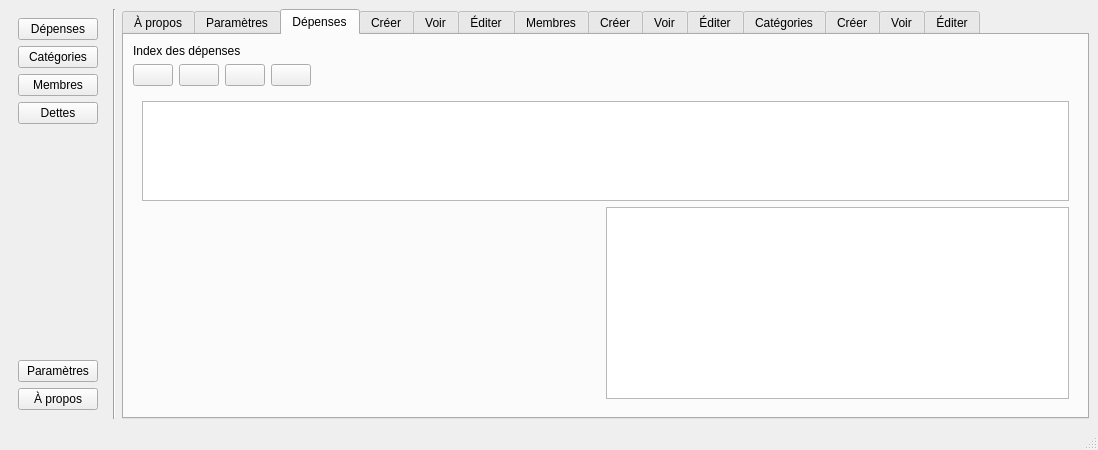
<?xml version="1.0" encoding="UTF-8"?>
<ui version="4.0">
 <class>MainWindow</class>
 <widget class="QMainWindow" name="MainWindow">
  <property name="geometry">
   <rect>
    <x>0</x>
    <y>0</y>
    <width>1098</width>
    <height>450</height>
   </rect>
  </property>
  <property name="windowTitle">
   <string>MainWindow</string>
  </property>
  <widget class="QWidget" name="centralwidget">
   <layout class="QHBoxLayout" name="horizontalLayout">
    <item>
     <widget class="QWidget" name="voletNavigation" native="true">
      <layout class="QVBoxLayout" name="verticalLayout_2">
       <item>
        <widget class="QPushButton" name="boutonDepenses">
         <property name="text">
          <string>Dépenses</string>
         </property>
         <property name="checkable">
          <bool>true</bool>
         </property>
         <property name="autoExclusive">
          <bool>true</bool>
         </property>
        </widget>
       </item>
       <item>
        <widget class="QPushButton" name="boutonCategories">
         <property name="text">
          <string>Catégories</string>
         </property>
         <property name="checkable">
          <bool>true</bool>
         </property>
         <property name="autoExclusive">
          <bool>true</bool>
         </property>
        </widget>
       </item>
       <item>
        <widget class="QPushButton" name="boutonMembres">
         <property name="text">
          <string>Membres</string>
         </property>
         <property name="checkable">
          <bool>true</bool>
         </property>
         <property name="autoExclusive">
          <bool>true</bool>
         </property>
        </widget>
       </item>
       <item>
        <widget class="QPushButton" name="pushButton_2">
         <property name="text">
          <string>Dettes</string>
         </property>
        </widget>
       </item>
       <item>
        <spacer name="verticalSpacer">
         <property name="orientation">
          <enum>Qt::Vertical</enum>
         </property>
         <property name="sizeHint" stdset="0">
          <size>
           <width>20</width>
           <height>40</height>
          </size>
         </property>
        </spacer>
       </item>
       <item>
        <widget class="QPushButton" name="boutonParametres">
         <property name="text">
          <string>Paramètres</string>
         </property>
        </widget>
       </item>
       <item>
        <widget class="QPushButton" name="boutonAPropos">
         <property name="text">
          <string>À propos</string>
         </property>
        </widget>
       </item>
      </layout>
     </widget>
    </item>
    <item>
     <widget class="Line" name="line">
      <property name="orientation">
       <enum>Qt::Vertical</enum>
      </property>
     </widget>
    </item>
    <item>
     <widget class="QTabWidget" name="onglets">
      <property name="tabPosition">
       <enum>QTabWidget::North</enum>
      </property>
      <property name="currentIndex">
       <number>2</number>
      </property>
      <widget class="QWidget" name="ongletAPropos">
       <attribute name="title">
        <string>À propos</string>
       </attribute>
       <layout class="QVBoxLayout" name="verticalLayout_7">
        <item>
         <widget class="QLabel" name="label_17">
          <property name="text">
           <string>Logo</string>
          </property>
          <property name="alignment">
           <set>Qt::AlignCenter</set>
          </property>
         </widget>
        </item>
        <item>
         <widget class="QLabel" name="label_16">
          <property name="text">
           <string>Gestionnaire des dépenses</string>
          </property>
          <property name="alignment">
           <set>Qt::AlignCenter</set>
          </property>
         </widget>
        </item>
        <item>
         <layout class="QFormLayout" name="formLayout_4">
          <item row="0" column="0">
           <widget class="QLabel" name="label_18">
            <property name="text">
             <string>Version:</string>
            </property>
           </widget>
          </item>
          <item row="0" column="1">
           <widget class="QLabel" name="label_19">
            <property name="text">
             <string>1.0</string>
            </property>
           </widget>
          </item>
          <item row="1" column="0">
           <widget class="QLabel" name="label_20">
            <property name="text">
             <string>Développé par:</string>
            </property>
           </widget>
          </item>
          <item row="1" column="1">
           <widget class="QLabel" name="label_21">
            <property name="text">
             <string>Cégep Drummondville</string>
            </property>
           </widget>
          </item>
          <item row="2" column="0">
           <widget class="QLabel" name="label_22">
            <property name="text">
             <string>Documentation</string>
            </property>
           </widget>
          </item>
          <item row="2" column="1">
           <widget class="QLabel" name="label_23">
            <property name="text">
             <string>www.lien.com</string>
            </property>
           </widget>
          </item>
         </layout>
        </item>
       </layout>
      </widget>
      <widget class="QWidget" name="ongletParametres">
       <attribute name="title">
        <string>Paramètres</string>
       </attribute>
       <layout class="QVBoxLayout" name="verticalLayout_16"/>
      </widget>
      <widget class="QWidget" name="ongletDepenses">
       <attribute name="title">
        <string>Dépenses</string>
       </attribute>
       <layout class="QVBoxLayout" name="verticalLayout_4">
        <item>
         <widget class="QLabel" name="label_36">
          <property name="text">
           <string>Index des dépenses</string>
          </property>
         </widget>
        </item>
        <item>
         <layout class="QHBoxLayout" name="horizontalLayout_2">
          <property name="sizeConstraint">
           <enum>QLayout::SetMinimumSize</enum>
          </property>
          <item>
           <widget class="QPushButton" name="boutonAjouterDepense">
            <property name="icon">
             <iconset>
              <normaloff>../images/list-add.svg</normaloff>../images/list-add.svg</iconset>
            </property>
           </widget>
          </item>
          <item>
           <widget class="QPushButton" name="boutonEditerDepense">
            <property name="text">
             <string/>
            </property>
            <property name="icon">
             <iconset>
              <normaloff>../images/document-edit.svg</normaloff>../images/document-edit.svg</iconset>
            </property>
           </widget>
          </item>
          <item>
           <widget class="QPushButton" name="boutonVoirDepense">
            <property name="text">
             <string/>
            </property>
            <property name="icon">
             <iconset>
              <normaloff>../images/visibility.svg</normaloff>../images/visibility.svg</iconset>
            </property>
           </widget>
          </item>
          <item>
           <widget class="QPushButton" name="boutonRetirerDepense">
            <property name="icon">
             <iconset>
              <normaloff>../images/list-remove.svg</normaloff>../images/list-remove.svg</iconset>
            </property>
           </widget>
          </item>
          <item>
           <spacer name="horizontalSpacer">
            <property name="orientation">
             <enum>Qt::Horizontal</enum>
            </property>
            <property name="sizeHint" stdset="0">
             <size>
              <width>40</width>
              <height>20</height>
             </size>
            </property>
           </spacer>
          </item>
         </layout>
        </item>
        <item>
         <widget class="QWidget" name="widget" native="true">
          <property name="sizePolicy">
           <sizepolicy hsizetype="Expanding" vsizetype="Expanding">
            <horstretch>0</horstretch>
            <verstretch>0</verstretch>
           </sizepolicy>
          </property>
          <layout class="QVBoxLayout" name="verticalLayout_3">
           <item>
            <widget class="QTableView" name="tableau"/>
           </item>
           <item>
            <layout class="QHBoxLayout" name="horizontalLayout_3">
             <item>
              <spacer name="horizontalSpacer_2">
               <property name="orientation">
                <enum>Qt::Horizontal</enum>
               </property>
               <property name="sizeHint" stdset="0">
                <size>
                 <width>40</width>
                 <height>20</height>
                </size>
               </property>
              </spacer>
             </item>
             <item>
              <widget class="QListWidget" name="listWidget">
               <property name="sizePolicy">
                <sizepolicy hsizetype="Expanding" vsizetype="Minimum">
                 <horstretch>0</horstretch>
                 <verstretch>0</verstretch>
                </sizepolicy>
               </property>
              </widget>
             </item>
            </layout>
           </item>
          </layout>
         </widget>
        </item>
       </layout>
      </widget>
      <widget class="QWidget" name="ajouterDepense">
       <attribute name="title">
        <string>Créer</string>
       </attribute>
       <layout class="QVBoxLayout" name="verticalLayout">
        <item>
         <widget class="QLabel" name="label_26">
          <property name="text">
           <string>Création d'une dépense</string>
          </property>
         </widget>
        </item>
        <item>
         <layout class="QFormLayout" name="formLayout">
          <item row="0" column="0">
           <widget class="QLabel" name="label">
            <property name="text">
             <string>Nom:</string>
            </property>
            <property name="alignment">
             <set>Qt::AlignRight|Qt::AlignTrailing|Qt::AlignVCenter</set>
            </property>
           </widget>
          </item>
          <item row="0" column="1">
           <widget class="QLineEdit" name="lineEdit"/>
          </item>
          <item row="1" column="0">
           <widget class="QLabel" name="label_2">
            <property name="text">
             <string>Catégorie:</string>
            </property>
            <property name="alignment">
             <set>Qt::AlignRight|Qt::AlignTrailing|Qt::AlignVCenter</set>
            </property>
           </widget>
          </item>
          <item row="1" column="1">
           <widget class="QComboBox" name="comboBox"/>
          </item>
          <item row="2" column="0">
           <widget class="QLabel" name="label_3">
            <property name="text">
             <string>Description:</string>
            </property>
            <property name="alignment">
             <set>Qt::AlignRight|Qt::AlignTrailing|Qt::AlignVCenter</set>
            </property>
           </widget>
          </item>
          <item row="2" column="1">
           <widget class="QTextEdit" name="textEdit"/>
          </item>
          <item row="3" column="0">
           <widget class="QLabel" name="label_4">
            <property name="text">
             <string>Montant:</string>
            </property>
            <property name="alignment">
             <set>Qt::AlignRight|Qt::AlignTrailing|Qt::AlignVCenter</set>
            </property>
           </widget>
          </item>
          <item row="3" column="1">
           <widget class="QDoubleSpinBox" name="doubleSpinBox">
            <property name="sizePolicy">
             <sizepolicy hsizetype="Minimum" vsizetype="Fixed">
              <horstretch>0</horstretch>
              <verstretch>0</verstretch>
             </sizepolicy>
            </property>
            <property name="maximumSize">
             <size>
              <width>100</width>
              <height>16777215</height>
             </size>
            </property>
            <property name="focusPolicy">
             <enum>Qt::NoFocus</enum>
            </property>
            <property name="alignment">
             <set>Qt::AlignRight|Qt::AlignTrailing|Qt::AlignVCenter</set>
            </property>
            <property name="readOnly">
             <bool>true</bool>
            </property>
            <property name="buttonSymbols">
             <enum>QAbstractSpinBox::NoButtons</enum>
            </property>
           </widget>
          </item>
         </layout>
        </item>
        <item>
         <widget class="QLabel" name="label_14">
          <property name="text">
           <string>Distribution:</string>
          </property>
         </widget>
        </item>
        <item>
         <widget class="QTableView" name="tableView_2"/>
        </item>
        <item>
         <widget class="QDialogButtonBox" name="buttonBox">
          <property name="standardButtons">
           <set>QDialogButtonBox::Cancel|QDialogButtonBox::Ok</set>
          </property>
         </widget>
        </item>
       </layout>
      </widget>
      <widget class="QWidget" name="voirDepense">
       <attribute name="title">
        <string>Voir</string>
       </attribute>
       <layout class="QVBoxLayout" name="verticalLayout_5">
        <item>
         <widget class="QLabel" name="label_25">
          <property name="text">
           <string>Visualisation d'une dépense</string>
          </property>
         </widget>
        </item>
        <item>
         <layout class="QFormLayout" name="formLayout_2">
          <item row="0" column="0">
           <widget class="QLabel" name="label_5">
            <property name="text">
             <string>Nom:</string>
            </property>
           </widget>
          </item>
          <item row="0" column="1">
           <widget class="QLineEdit" name="lineEdit_2">
            <property name="readOnly">
             <bool>true</bool>
            </property>
           </widget>
          </item>
          <item row="1" column="0">
           <widget class="QLabel" name="label_6">
            <property name="text">
             <string>Catégorie:</string>
            </property>
           </widget>
          </item>
          <item row="1" column="1">
           <widget class="QLineEdit" name="lineEdit_3">
            <property name="readOnly">
             <bool>true</bool>
            </property>
           </widget>
          </item>
          <item row="2" column="0">
           <widget class="QLabel" name="label_7">
            <property name="text">
             <string>Description:</string>
            </property>
           </widget>
          </item>
          <item row="2" column="1">
           <widget class="QTextEdit" name="textEdit_2">
            <property name="readOnly">
             <bool>true</bool>
            </property>
           </widget>
          </item>
          <item row="3" column="0">
           <widget class="QLabel" name="label_8">
            <property name="text">
             <string>Montant:</string>
            </property>
           </widget>
          </item>
          <item row="3" column="1">
           <widget class="QDoubleSpinBox" name="doubleSpinBox_2">
            <property name="maximumSize">
             <size>
              <width>100</width>
              <height>16777215</height>
             </size>
            </property>
            <property name="focusPolicy">
             <enum>Qt::NoFocus</enum>
            </property>
            <property name="alignment">
             <set>Qt::AlignRight|Qt::AlignTrailing|Qt::AlignVCenter</set>
            </property>
            <property name="readOnly">
             <bool>true</bool>
            </property>
            <property name="buttonSymbols">
             <enum>QAbstractSpinBox::NoButtons</enum>
            </property>
           </widget>
          </item>
         </layout>
        </item>
        <item>
         <widget class="QLabel" name="label_9">
          <property name="text">
           <string>Distribution:</string>
          </property>
         </widget>
        </item>
        <item>
         <widget class="QTableView" name="tableView"/>
        </item>
        <item>
         <widget class="QDialogButtonBox" name="buttonBox_2">
          <property name="standardButtons">
           <set>QDialogButtonBox::Close</set>
          </property>
         </widget>
        </item>
       </layout>
      </widget>
      <widget class="QWidget" name="editerDepense">
       <attribute name="title">
        <string>Éditer</string>
       </attribute>
       <layout class="QVBoxLayout" name="verticalLayout_6">
        <item>
         <widget class="QLabel" name="label_24">
          <property name="text">
           <string>Édition d'une dépense</string>
          </property>
         </widget>
        </item>
        <item>
         <layout class="QFormLayout" name="formLayout_3">
          <item row="0" column="0">
           <widget class="QLabel" name="label_10">
            <property name="text">
             <string>Nom:</string>
            </property>
           </widget>
          </item>
          <item row="1" column="0">
           <widget class="QLabel" name="label_11">
            <property name="text">
             <string>Catégorie:</string>
            </property>
           </widget>
          </item>
          <item row="2" column="0">
           <widget class="QLabel" name="label_12">
            <property name="text">
             <string>Description:</string>
            </property>
           </widget>
          </item>
          <item row="0" column="1">
           <widget class="QLineEdit" name="lineEdit_5"/>
          </item>
          <item row="2" column="1">
           <widget class="QTextEdit" name="textEdit_3"/>
          </item>
          <item row="3" column="0">
           <widget class="QLabel" name="label_13">
            <property name="text">
             <string>Montant:</string>
            </property>
           </widget>
          </item>
          <item row="3" column="1">
           <widget class="QDoubleSpinBox" name="doubleSpinBox_3">
            <property name="maximumSize">
             <size>
              <width>100</width>
              <height>16777215</height>
             </size>
            </property>
            <property name="alignment">
             <set>Qt::AlignRight|Qt::AlignTrailing|Qt::AlignVCenter</set>
            </property>
            <property name="readOnly">
             <bool>true</bool>
            </property>
            <property name="buttonSymbols">
             <enum>QAbstractSpinBox::NoButtons</enum>
            </property>
           </widget>
          </item>
          <item row="1" column="1">
           <widget class="QComboBox" name="comboBox_2"/>
          </item>
         </layout>
        </item>
        <item>
         <widget class="QLabel" name="label_15">
          <property name="text">
           <string>Distribution:</string>
          </property>
         </widget>
        </item>
        <item>
         <widget class="QTableView" name="tableView_3"/>
        </item>
        <item>
         <widget class="QDialogButtonBox" name="buttonBox_3">
          <property name="standardButtons">
           <set>QDialogButtonBox::Cancel|QDialogButtonBox::Ok</set>
          </property>
         </widget>
        </item>
       </layout>
      </widget>
      <widget class="QWidget" name="ongletMembres">
       <attribute name="title">
        <string>Membres</string>
       </attribute>
       <layout class="QVBoxLayout" name="verticalLayout_14">
        <item>
         <widget class="QLabel" name="label_37">
          <property name="text">
           <string>Index des membres</string>
          </property>
         </widget>
        </item>
        <item>
         <layout class="QHBoxLayout" name="horizontalLayout_4">
          <item>
           <widget class="QPushButton" name="boutonAjouterMembre">
            <property name="text">
             <string/>
            </property>
            <property name="icon">
             <iconset>
              <normaloff>../images/list-add.svg</normaloff>../images/list-add.svg</iconset>
            </property>
           </widget>
          </item>
          <item>
           <widget class="QPushButton" name="boutonEditerMembre">
            <property name="text">
             <string/>
            </property>
            <property name="icon">
             <iconset>
              <normaloff>../images/document-edit.svg</normaloff>../images/document-edit.svg</iconset>
            </property>
           </widget>
          </item>
          <item>
           <widget class="QPushButton" name="boutonVoirMembre">
            <property name="text">
             <string/>
            </property>
            <property name="icon">
             <iconset>
              <normaloff>../images/visibility.svg</normaloff>../images/visibility.svg</iconset>
            </property>
           </widget>
          </item>
          <item>
           <widget class="QPushButton" name="boutonRetirerMembre">
            <property name="text">
             <string/>
            </property>
            <property name="icon">
             <iconset>
              <normaloff>../images/list-remove.svg</normaloff>../images/list-remove.svg</iconset>
            </property>
           </widget>
          </item>
          <item>
           <spacer name="horizontalSpacer_3">
            <property name="orientation">
             <enum>Qt::Horizontal</enum>
            </property>
            <property name="sizeHint" stdset="0">
             <size>
              <width>40</width>
              <height>20</height>
             </size>
            </property>
           </spacer>
          </item>
         </layout>
        </item>
        <item>
         <widget class="QListView" name="listView"/>
        </item>
       </layout>
      </widget>
      <widget class="QWidget" name="ajouterMembre">
       <attribute name="title">
        <string>Créer</string>
       </attribute>
       <layout class="QVBoxLayout" name="verticalLayout_8">
        <item>
         <widget class="QLabel" name="label_38">
          <property name="text">
           <string>Création d'un membre</string>
          </property>
         </widget>
        </item>
        <item>
         <spacer name="verticalSpacer_3">
          <property name="orientation">
           <enum>Qt::Vertical</enum>
          </property>
          <property name="sizeHint" stdset="0">
           <size>
            <width>20</width>
            <height>40</height>
           </size>
          </property>
         </spacer>
        </item>
        <item>
         <layout class="QFormLayout" name="formLayout_5">
          <item row="0" column="0">
           <widget class="QLabel" name="label_27">
            <property name="text">
             <string>Nom:</string>
            </property>
           </widget>
          </item>
          <item row="0" column="1">
           <widget class="QLineEdit" name="lineEdit_4"/>
          </item>
         </layout>
        </item>
        <item>
         <spacer name="verticalSpacer_2">
          <property name="orientation">
           <enum>Qt::Vertical</enum>
          </property>
          <property name="sizeHint" stdset="0">
           <size>
            <width>20</width>
            <height>40</height>
           </size>
          </property>
         </spacer>
        </item>
        <item>
         <widget class="QDialogButtonBox" name="buttonBox_4">
          <property name="standardButtons">
           <set>QDialogButtonBox::Cancel|QDialogButtonBox::Ok</set>
          </property>
         </widget>
        </item>
       </layout>
      </widget>
      <widget class="QWidget" name="voirMembre">
       <attribute name="title">
        <string>Voir</string>
       </attribute>
       <layout class="QVBoxLayout" name="verticalLayout_17">
        <item>
         <widget class="QLabel" name="label_45">
          <property name="text">
           <string>Visualisation d'un membre</string>
          </property>
         </widget>
        </item>
        <item>
         <layout class="QFormLayout" name="formLayout_11">
          <item row="0" column="0">
           <widget class="QLabel" name="label_46">
            <property name="text">
             <string>Nom:</string>
            </property>
           </widget>
          </item>
          <item row="0" column="1">
           <widget class="QLineEdit" name="lineEdit_11"/>
          </item>
         </layout>
        </item>
        <item>
         <widget class="QLabel" name="label_53">
          <property name="text">
           <string>Dépenses:</string>
          </property>
         </widget>
        </item>
        <item>
         <widget class="QTableView" name="tableView_5"/>
        </item>
        <item>
         <widget class="QDialogButtonBox" name="buttonBox_10">
          <property name="standardButtons">
           <set>QDialogButtonBox::Close</set>
          </property>
         </widget>
        </item>
       </layout>
      </widget>
      <widget class="QWidget" name="editerMembre">
       <attribute name="title">
        <string>Éditer</string>
       </attribute>
       <layout class="QVBoxLayout" name="verticalLayout_10">
        <item>
         <widget class="QLabel" name="label_40">
          <property name="text">
           <string>Édition d'un membre</string>
          </property>
         </widget>
        </item>
        <item>
         <spacer name="verticalSpacer_6">
          <property name="orientation">
           <enum>Qt::Vertical</enum>
          </property>
          <property name="sizeHint" stdset="0">
           <size>
            <width>20</width>
            <height>40</height>
           </size>
          </property>
         </spacer>
        </item>
        <item>
         <layout class="QFormLayout" name="formLayout_7">
          <item row="0" column="0">
           <widget class="QLabel" name="label_29">
            <property name="text">
             <string>Nom:</string>
            </property>
           </widget>
          </item>
          <item row="0" column="1">
           <widget class="QLineEdit" name="lineEdit_7"/>
          </item>
         </layout>
        </item>
        <item>
         <spacer name="verticalSpacer_7">
          <property name="orientation">
           <enum>Qt::Vertical</enum>
          </property>
          <property name="sizeHint" stdset="0">
           <size>
            <width>20</width>
            <height>40</height>
           </size>
          </property>
         </spacer>
        </item>
        <item>
         <widget class="QDialogButtonBox" name="buttonBox_6">
          <property name="standardButtons">
           <set>QDialogButtonBox::Cancel|QDialogButtonBox::Ok</set>
          </property>
         </widget>
        </item>
       </layout>
      </widget>
      <widget class="QWidget" name="ongletCategories">
       <attribute name="title">
        <string>Catégories</string>
       </attribute>
       <layout class="QVBoxLayout" name="verticalLayout_15">
        <item>
         <widget class="QLabel" name="label_41">
          <property name="text">
           <string>Index des catégories</string>
          </property>
         </widget>
        </item>
        <item>
         <layout class="QHBoxLayout" name="horizontalLayout_5">
          <item>
           <widget class="QPushButton" name="boutonAjouterCategorie">
            <property name="text">
             <string/>
            </property>
            <property name="icon">
             <iconset>
              <normaloff>../images/list-add.svg</normaloff>../images/list-add.svg</iconset>
            </property>
           </widget>
          </item>
          <item>
           <widget class="QPushButton" name="boutonEditerCategorie">
            <property name="text">
             <string/>
            </property>
            <property name="icon">
             <iconset>
              <normaloff>../images/document-edit.svg</normaloff>../images/document-edit.svg</iconset>
            </property>
           </widget>
          </item>
          <item>
           <widget class="QPushButton" name="boutonVoirCategorie">
            <property name="text">
             <string/>
            </property>
            <property name="icon">
             <iconset>
              <normaloff>../images/visibility.svg</normaloff>../images/visibility.svg</iconset>
            </property>
           </widget>
          </item>
          <item>
           <widget class="QPushButton" name="boutonRetirerCategorie">
            <property name="text">
             <string/>
            </property>
            <property name="icon">
             <iconset>
              <normaloff>../images/list-remove.svg</normaloff>../images/list-remove.svg</iconset>
            </property>
           </widget>
          </item>
          <item>
           <spacer name="horizontalSpacer_4">
            <property name="orientation">
             <enum>Qt::Horizontal</enum>
            </property>
            <property name="sizeHint" stdset="0">
             <size>
              <width>40</width>
              <height>20</height>
             </size>
            </property>
           </spacer>
          </item>
         </layout>
        </item>
        <item>
         <widget class="QTableView" name="tableView_4"/>
        </item>
       </layout>
      </widget>
      <widget class="QWidget" name="ajouterCategorie">
       <attribute name="title">
        <string>Créer</string>
       </attribute>
       <layout class="QVBoxLayout" name="verticalLayout_11">
        <item>
         <widget class="QLabel" name="label_42">
          <property name="text">
           <string>Création d'une catégorie</string>
          </property>
         </widget>
        </item>
        <item>
         <layout class="QFormLayout" name="formLayout_8">
          <item row="0" column="0">
           <widget class="QLabel" name="label_30">
            <property name="text">
             <string>Nom:</string>
            </property>
           </widget>
          </item>
          <item row="0" column="1">
           <widget class="QLineEdit" name="creerCatChampNom"/>
          </item>
          <item row="1" column="0">
           <widget class="QLabel" name="label_31">
            <property name="text">
             <string>Description:</string>
            </property>
           </widget>
          </item>
          <item row="1" column="1">
           <widget class="QTextEdit" name="creerCatChampDesc"/>
          </item>
         </layout>
        </item>
        <item>
         <widget class="QDialogButtonBox" name="creerCatBoutonsControle">
          <property name="standardButtons">
           <set>QDialogButtonBox::Cancel|QDialogButtonBox::Ok</set>
          </property>
         </widget>
        </item>
       </layout>
      </widget>
      <widget class="QWidget" name="voirCategorie">
       <attribute name="title">
        <string>Voir</string>
       </attribute>
       <layout class="QVBoxLayout" name="verticalLayout_18">
        <item>
         <widget class="QLabel" name="label_47">
          <property name="text">
           <string>Visualisation d'une catégorie</string>
          </property>
         </widget>
        </item>
        <item>
         <layout class="QFormLayout" name="formLayout_12">
          <item row="0" column="0">
           <widget class="QLabel" name="label_48">
            <property name="text">
             <string>Nom:</string>
            </property>
           </widget>
          </item>
          <item row="0" column="1">
           <widget class="QLineEdit" name="lineEdit_12"/>
          </item>
          <item row="1" column="0">
           <widget class="QLabel" name="label_49">
            <property name="text">
             <string>Description:</string>
            </property>
           </widget>
          </item>
          <item row="1" column="1">
           <widget class="QTextEdit" name="textEdit_7"/>
          </item>
         </layout>
        </item>
        <item>
         <widget class="QLabel" name="label_54">
          <property name="text">
           <string>Dépenses:</string>
          </property>
         </widget>
        </item>
        <item>
         <widget class="QTableView" name="tableView_6"/>
        </item>
        <item>
         <widget class="QDialogButtonBox" name="buttonBox_11">
          <property name="standardButtons">
           <set>QDialogButtonBox::Close</set>
          </property>
         </widget>
        </item>
       </layout>
      </widget>
      <widget class="QWidget" name="editerCategorie">
       <attribute name="title">
        <string>Éditer</string>
       </attribute>
       <layout class="QVBoxLayout" name="verticalLayout_19">
        <item>
         <widget class="QLabel" name="label_50">
          <property name="text">
           <string>Édition d'une catégorie</string>
          </property>
         </widget>
        </item>
        <item>
         <layout class="QFormLayout" name="formLayout_13">
          <item row="0" column="0">
           <widget class="QLabel" name="label_51">
            <property name="text">
             <string>Nom:</string>
            </property>
           </widget>
          </item>
          <item row="1" column="0">
           <widget class="QLabel" name="label_52">
            <property name="text">
             <string>Description:</string>
            </property>
           </widget>
          </item>
          <item row="0" column="1">
           <widget class="QLineEdit" name="lineEdit_13"/>
          </item>
          <item row="1" column="1">
           <widget class="QTextEdit" name="textEdit_8"/>
          </item>
         </layout>
        </item>
        <item>
         <widget class="QDialogButtonBox" name="buttonBox_12">
          <property name="standardButtons">
           <set>QDialogButtonBox::Cancel|QDialogButtonBox::Ok</set>
          </property>
         </widget>
        </item>
       </layout>
      </widget>
     </widget>
    </item>
   </layout>
  </widget>
  <widget class="QMenuBar" name="menubar">
   <property name="geometry">
    <rect>
     <x>0</x>
     <y>0</y>
     <width>1098</width>
     <height>27</height>
    </rect>
   </property>
  </widget>
  <widget class="QStatusBar" name="statusbar"/>
 </widget>
 <resources/>
 <connections/>
</ui>
